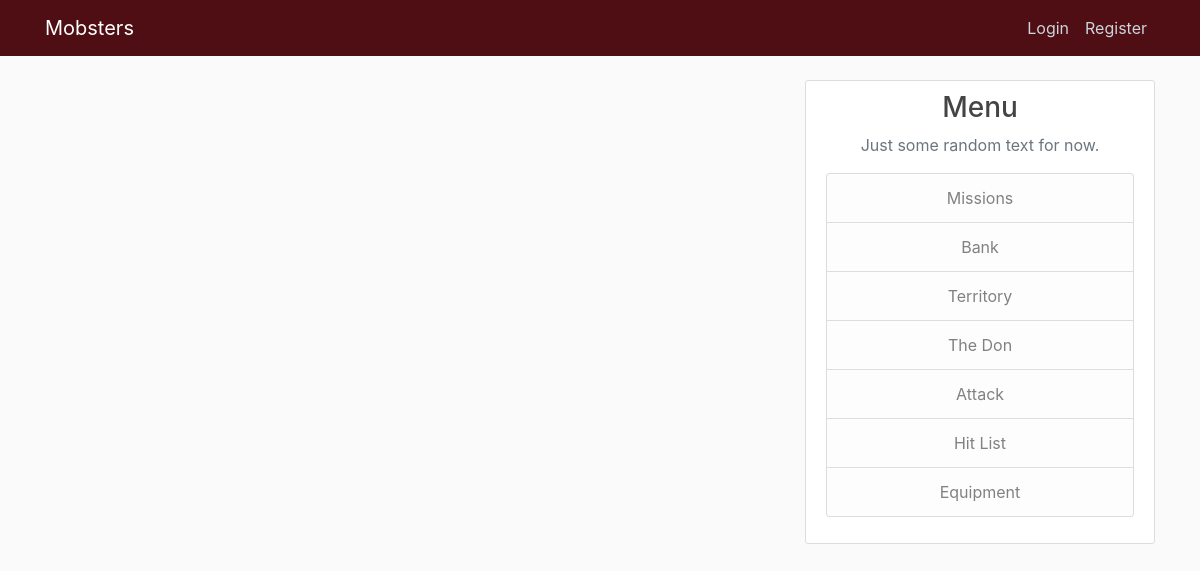
Before: / with the older database file.
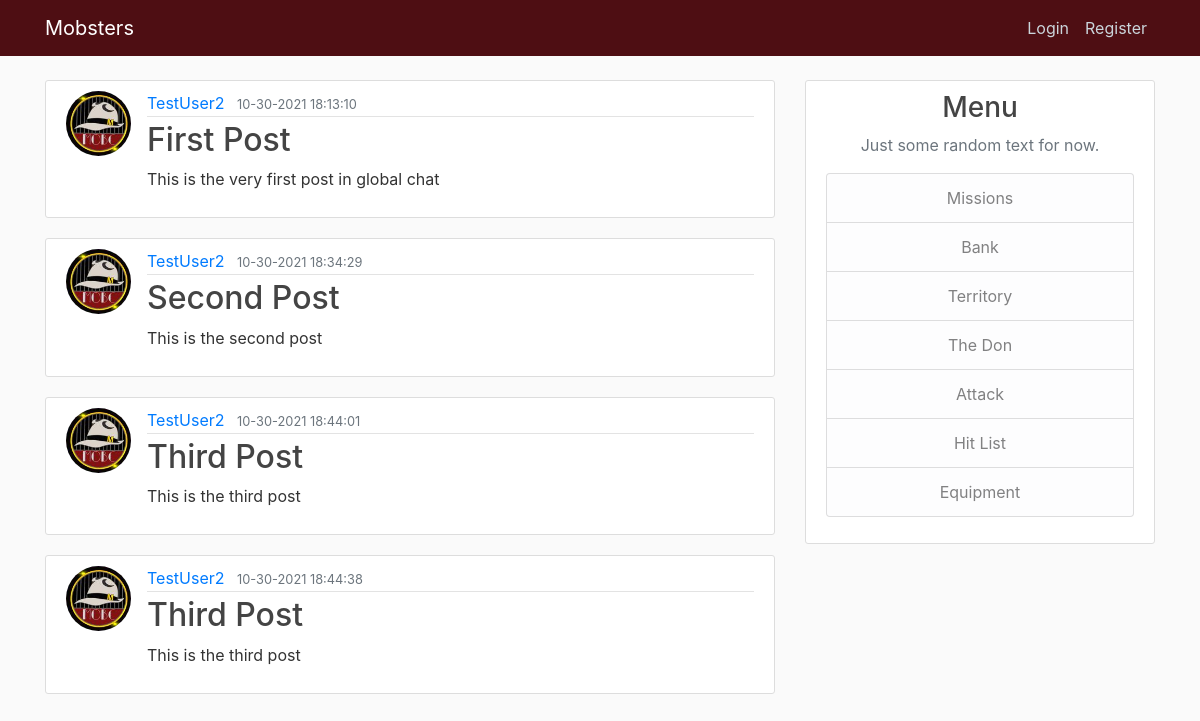
After: the same page with the newer database file.
### mobster/models.py (models this page shows, shortened)
class Post(db.Model):
    id = db.Column(db.Integer, primary_key=True)
    title = db.Column(db.String(100), nullable=False)
    date_posted = db.Column(db.DateTime, nullable=False, default=datetime.utcnow)
    content = db.Column(db.Text, nullable=False)
    user_id = db.Column(db.Integer, db.ForeignKey('user.id'), nullable=False)

class User(db.Model, UserMixin):
    id = db.Column(db.Integer, primary_key=True)
    username = db.Column(db.String(20), unique=True, nullable=False)
    email = db.Column(db.String(120), unique=True, nullable=False)
    image_file = db.Column(db.String(20), nullable=False, default='default.jpg')
    password = db.Column(db.String(60), nullable=False)
    posts = db.relationship('Post', backref='author', lazy=True)

### mobster/routes.py (the view)
@app.route("/")
def index():
    posts = Post.query.all()
    return render_template('index.html', posts=posts, title='Home')

### mobster/templates/index.html
{% extends "layout.html" %}
{% block body %}
	{% for post in posts %}
		<article class="media content-section">
			<img class="rounded-circle article-img" src="{{ url_for('static', filename='images/' + post.author.image_file) }}" alt="Article Image">
			<div class="media-body">
		  		<div class="article-metadata">
					<a class="mr-2" href="#">{{ post.author.username }}</a>
					<small class="text-muted">{{ post.date_posted.strftime('%m-%d-%Y %H:%M:%S') }}</small>
		  		</div>
		  		<h2><a class="article-title" href="{{ url_for('post', post_id=post.id) }}">{{ post.title }}</a></h2>
		  		<p class="article-content">{{ post.content }}</p>
			</div>
	  	</article>
	{% endfor %}
{% endblock %}

### mobster/templates/layout.html (shortened to what this page needs)
<!DOCTYPE html>
<html>
	<head>
        <link rel="stylesheet" href="https://stackpath.bootstrapcdn.com/bootstrap/4.3.1/css/bootstrap.min.css">
		<link rel="stylesheet" type="text/css" href="{{ url_for('static', filename='main.css') }}">
	</head>
	<body>
        <header class="site-header">
            <nav class="navbar navbar-expand-md navbar-dark bg-dark-red fixed-top">
                <div class="container">
                    <a class="navbar-brand mr-4" href="/">Mobsters</a>
                    <div class="collapse navbar-collapse" id="navbarToggle">
                        <div class="navbar-nav">
                            {% if current_user.is_authenticated %}
                                <a class="nav-item nav-link" href="{{ url_for('new_post') }}">Create Post</a>
                                <a class="nav-item nav-link" href="{{ url_for('account') }}">My Account</a>
                                <a class="nav-item nav-link" href="{{ url_for('logout') }}">Logout</a>
                            {% else %}
                                <a class="nav-item nav-link" href="{{ url_for('login') }}">Login</a>
                                <a class="nav-item nav-link" href="{{ url_for('register') }}">Register</a>
                            {% endif %}
                        </div>
                    </div>
                </div>
            </nav>
        </header>
        <main role="main" class="container">
            <div class="row">
                <div class="col-md-8">
                    {% block body %}{% endblock %}
                </div>
                <div class="col-md-4">
                    <div class="content-section">
                        <h3 class='centered'>Menu</h3>
                        <p class='text-muted centered'>Just some random text for now.
                        <ul class="list-group">
                            <li class="list-group-item list-group-item-light centered">Missions</li>
                            <li class="list-group-item list-group-item-light centered">Bank</li>
                            <li class="list-group-item list-group-item-light centered">Territory</li>
                            <li class="list-group-item list-group-item-light centered">The Don</li>
                            <li class="list-group-item list-group-item-light centered">Attack</li>
                            <li class="list-group-item list-group-item-light centered">Hit List</li>
                            <li class="list-group-item list-group-item-light centered">Equipment</li>
                        </ul>
                        </p>
                    </div>
                </div>
            </div>
        </main>
	</body>
</html>

### mobster/static/main.css (style rules this page uses)
body { background: #fafafa; color: #333333; margin-top: 5rem; }
h1, h2, h3, h4, h5, h6 { color: #444444; }
.bg-dark-red { background-color: #4e0e13; }
.centered { text-align: center; }
.site-header .navbar-nav .nav-link { color: #cbd5db; }
.content-section { background: #ffffff; padding: 10px 20px; border: 1px solid #dddddd; border-radius: 3px; margin-bottom: 20px; }
.article-title { color: #444444; }
.article-content { white-space: pre-line; }
.article-img { height: 65px; width: 65px; margin-right: 16px; }
.article-metadata { padding-bottom: 1px; margin-bottom: 4px; border-bottom: 1px solid #e3e3e3 }

Changed rows visible on the page:
added Post: image_file (picture), author.username "TestUser2", date_posted "10-30-2021 18:13:10", title "First Post", content "This is the very first post in global chat"
added Post: image_file (picture), author.username "TestUser2", date_posted "10-30-2021 18:34:29", title "Second Post", content "This is the second post"
added Post: image_file (picture), author.username "TestUser2", date_posted "10-30-2021 18:44:01", title "Third Post", content "This is the third post"
added Post: image_file (picture), author.username "TestUser2", date_posted "10-30-2021 18:44:38", title "Third Post", content "This is the third post"
